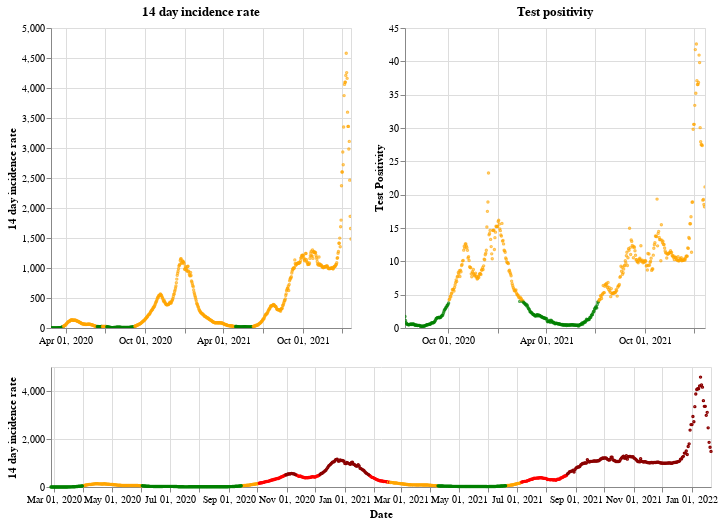

Notebook code for this chart:
### Markdown cell above
## Wales

### Code cell
plot_traffic_light('Wales')

### Figure 1 — Vega-Lite specification as saved in the notebook (floating-point values rounded to 4 significant figures; data arrays with more than 128 entries replaced by an {"elided": "..."} marker saying what was removed)
{"config": {"view": {"continuousWidth": 400, "continuousHeight": 300}}, "vconcat": [{"hconcat": [{"mark": {"type": "point", "size": 2}, "encoding": {"color": {"condition": {"value": "green", "test": "(datum.twoWeeklyCasesRate <= 25)"}, "value": "orange"}, "tooltip": [{"type": "nominal", "field": "areaName"}, {"type": "temporal", "field": "date"}, {"type": "quantitative", "field": "twoWeeklyCasesRate"}, {"type": "quantitative", "field": "testPositivity"}], "x": {"type": "temporal", "axis": {"title": ""}, "field": "date", "scale": {"domain": {"selection": "DateBrush"}}, "timeUnit": "yearmonthdate"}, "y": {"type": "quantitative", "axis": {"title": "14 day incidence rate"}, "field": "twoWeeklyCasesRate"}}, "title": "14 day incidence rate", "width": 300}, {"mark": {"type": "point", "size": 2}, "encoding": {"color": {"condition": {"value": "green", "test": "(datum.testPositivity <= 4)"}, "value": "orange"}, "tooltip": [{"type": "nominal", "field": "areaName"}, {"type": "temporal", "field": "date"}, {"type": "quantitative", "field": "twoWeeklyCasesRate"}, {"type": "quantitative", "field": "testPositivity"}], "x": {"type": "temporal", "axis": {"title": ""}, "field": "date", "scale": {"domain": {"selection": "DateBrush"}}, "timeUnit": "yearmonthdate"}, "y": {"type": "quantitative", "axis": {"title": "Test Positivity"}, "field": "testPositivity"}}, "title": "Test positivity", "width": 300}]}, {"layer": [{"mark": {"type": "point", "size": 2}, "encoding": {"color": {"condition": {"value": "orange", "test": "(((datum.testPositivity < 4) && (datum.twoWeeklyCasesRate >= 50)) && (datum.twoWeeklyCasesRate < 200))"}, "value": "red"}, "opacity": {"condition": {"value": 1, "test": "((datum.twoWeeklyCasesRate >= 50) && (datum.twoWeeklyCasesRate < 500))"}, "value": 0}, "tooltip": [{"type": "nominal", "field": "areaName"}, {"type": "temporal", "field": "date"}, {"type": "quantitative", "field": "twoWeeklyCasesRate"}, {"type": "quantitative", "field": "testPositivity"}], "x": {"type": "temporal", "axis": {"title": "Date"}, "field": "date", "timeUnit": "yearmonthdate"}, "y": {"type": "quantitative", "axis": {"title": "14 day incidence rate"}, "field": "twoWeeklyCasesRate"}}, "selection": {"DateBrush": {"type": "interval", "encodings": ["x"], "fields": ["Time"]}}}, {"mark": {"type": "point", "size": 2}, "encoding": {"color": {"value": "darkred"}, "opacity": {"condition": {"value": 1, "test": "(datum.twoWeeklyCasesRate >= 500)"}, "value": 0}, "tooltip": [{"type": "nominal", "field": "areaName"}, {"type": "temporal", "field": "date"}, {"type": "quantitative", "field": "twoWeeklyCasesRate"}, {"type": "quantitative", "field": "testPositivity"}], "x": {"type": "temporal", "axis": {"title": "Date"}, "field": "date", "timeUnit": "yearmonthdate"}, "y": {"type": "quantitative", "axis": {"title": "14 day incidence rate"}, "field": "twoWeeklyCasesRate"}}}, {"mark": {"type": "point", "size": 2}, "encoding": {"color": {"condition": {"value": "green", "test": "((datum.testPositivity < 4) && (datum.twoWeeklyCasesRate < 50))"}, "value": "orange"}, "opacity": {"condition": {"value": 1, "test": "(datum.twoWeeklyCasesRate < 50)"}, "value": 0}, "tooltip": [{"type": "nominal", "field": "areaName"}, {"type": "temporal", "field": "date"}, {"type": "quantitative", "field": "twoWeeklyCasesRate"}, {"type": "quantitative", "field": "testPositivity"}], "x": {"type": "temporal", "axis": {"title": "Date"}, "field": "date", "timeUnit": "yearmonthdate"}, "y": {"type": "quantitative", "axis": {"title": "14 day incidence rate"}, "field": "twoWeeklyCasesRate"}}}], "height": 120, "width": 660}], "data": {"name": "data-750b965fe5770df69b8ff18ee5a075eb"}, "$schema": "https://vega.github.io/schema/vega-lite/v4.8.1.json", "datasets": {"data-750b965fe5770df69b8ff18ee5a075eb": {"elided": "695 records"}}}
